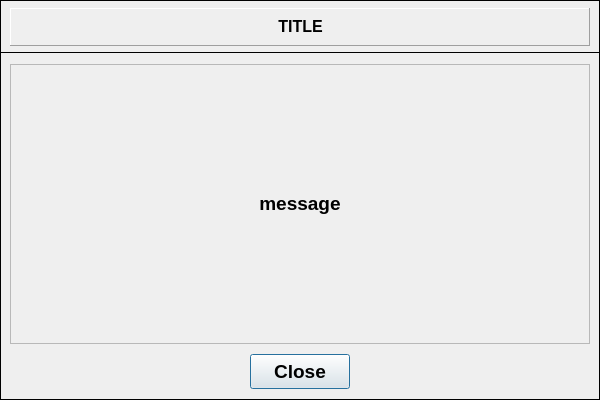
<?xml version="1.0" encoding="UTF-8"?>
<ui version="4.0">
 <class>Dialog</class>
 <widget class="QDialog" name="Dialog">
  <property name="geometry">
   <rect>
    <x>0</x>
    <y>0</y>
    <width>600</width>
    <height>400</height>
   </rect>
  </property>
  <property name="minimumSize">
   <size>
    <width>600</width>
    <height>400</height>
   </size>
  </property>
  <property name="maximumSize">
   <size>
    <width>600</width>
    <height>400</height>
   </size>
  </property>
  <property name="windowTitle">
   <string>Dialog</string>
  </property>
  <widget class="QFrame" name="frame_2">
   <property name="geometry">
    <rect>
     <x>0</x>
     <y>52</y>
     <width>600</width>
     <height>348</height>
    </rect>
   </property>
   <property name="minimumSize">
    <size>
     <width>600</width>
     <height>348</height>
    </size>
   </property>
   <property name="maximumSize">
    <size>
     <width>600</width>
     <height>348</height>
    </size>
   </property>
   <property name="frameShape">
    <enum>QFrame::Box</enum>
   </property>
   <property name="frameShadow">
    <enum>QFrame::Plain</enum>
   </property>
   <widget class="QLabel" name="_label_message">
    <property name="geometry">
     <rect>
      <x>10</x>
      <y>12</y>
      <width>580</width>
      <height>280</height>
     </rect>
    </property>
    <property name="minimumSize">
     <size>
      <width>580</width>
      <height>280</height>
     </size>
    </property>
    <property name="maximumSize">
     <size>
      <width>580</width>
      <height>280</height>
     </size>
    </property>
    <property name="font">
     <font>
      <family>Arial</family>
      <pointsize>13</pointsize>
      <weight>75</weight>
      <italic>false</italic>
      <bold>true</bold>
     </font>
    </property>
    <property name="frameShape">
     <enum>QFrame::StyledPanel</enum>
    </property>
    <property name="frameShadow">
     <enum>QFrame::Sunken</enum>
    </property>
    <property name="text">
     <string>&lt;html&gt;&lt;head/&gt;&lt;body&gt;&lt;p align=&quot;center&quot;&gt;&lt;span style=&quot; font-size:14pt;&quot;&gt;message&lt;/span&gt;&lt;/p&gt;&lt;/body&gt;&lt;/html&gt;</string>
    </property>
    <property name="textFormat">
     <enum>Qt::AutoText</enum>
    </property>
    <property name="alignment">
     <set>Qt::AlignCenter</set>
    </property>
    <property name="wordWrap">
     <bool>true</bool>
    </property>
   </widget>
   <widget class="QPushButton" name="pushButton_close">
    <property name="geometry">
     <rect>
      <x>250</x>
      <y>302</y>
      <width>100</width>
      <height>35</height>
     </rect>
    </property>
    <property name="font">
     <font>
      <family>Arial</family>
      <pointsize>14</pointsize>
      <weight>75</weight>
      <italic>false</italic>
      <bold>true</bold>
     </font>
    </property>
    <property name="text">
     <string>Close</string>
    </property>
    <property name="default">
     <bool>false</bool>
    </property>
    <property name="flat">
     <bool>false</bool>
    </property>
   </widget>
  </widget>
  <widget class="QFrame" name="frame_4">
   <property name="geometry">
    <rect>
     <x>0</x>
     <y>0</y>
     <width>600</width>
     <height>53</height>
    </rect>
   </property>
   <property name="minimumSize">
    <size>
     <width>600</width>
     <height>0</height>
    </size>
   </property>
   <property name="maximumSize">
    <size>
     <width>600</width>
     <height>16777215</height>
    </size>
   </property>
   <property name="frameShape">
    <enum>QFrame::Box</enum>
   </property>
   <property name="frameShadow">
    <enum>QFrame::Plain</enum>
   </property>
   <widget class="QFrame" name="frame">
    <property name="geometry">
     <rect>
      <x>10</x>
      <y>8</y>
      <width>580</width>
      <height>38</height>
     </rect>
    </property>
    <property name="minimumSize">
     <size>
      <width>580</width>
      <height>0</height>
     </size>
    </property>
    <property name="maximumSize">
     <size>
      <width>580</width>
      <height>16777215</height>
     </size>
    </property>
    <property name="frameShape">
     <enum>QFrame::Panel</enum>
    </property>
    <property name="frameShadow">
     <enum>QFrame::Raised</enum>
    </property>
    <widget class="QLabel" name="_label_title">
     <property name="geometry">
      <rect>
       <x>4</x>
       <y>0</y>
       <width>573</width>
       <height>38</height>
      </rect>
     </property>
     <property name="minimumSize">
      <size>
       <width>573</width>
       <height>0</height>
      </size>
     </property>
     <property name="maximumSize">
      <size>
       <width>573</width>
       <height>16777215</height>
      </size>
     </property>
     <property name="font">
      <font>
       <family>Arial</family>
       <pointsize>13</pointsize>
       <weight>75</weight>
       <italic>false</italic>
       <bold>true</bold>
      </font>
     </property>
     <property name="text">
      <string>&lt;html&gt;&lt;head/&gt;&lt;body&gt;&lt;p align=&quot;center&quot;&gt;&lt;span style=&quot; font-size:12pt;&quot;&gt;TITLE&lt;/span&gt;&lt;/p&gt;&lt;/body&gt;&lt;/html&gt;</string>
     </property>
     <property name="textFormat">
      <enum>Qt::AutoText</enum>
     </property>
     <property name="alignment">
      <set>Qt::AlignCenter</set>
     </property>
    </widget>
   </widget>
  </widget>
 </widget>
 <resources/>
 <connections/>
</ui>
